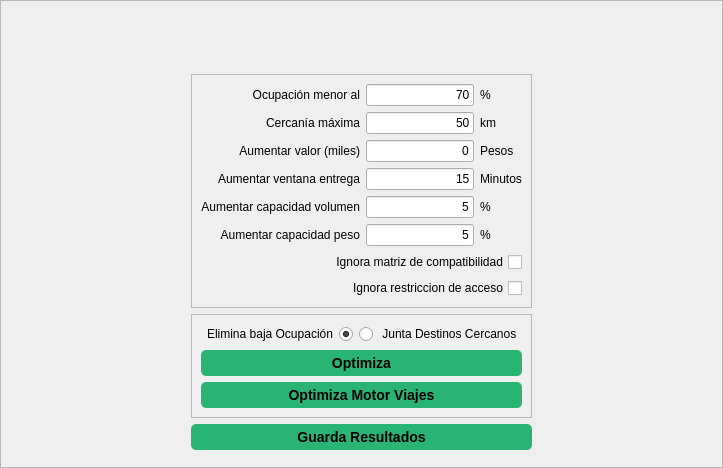
                 <widget class="QFrame" name="frame_13">
                  <property name="frameShape">
                   <enum>QFrame::StyledPanel</enum>
                  </property>
                  <property name="frameShadow">
                   <enum>QFrame::Raised</enum>
                  </property>
                  <layout class="QGridLayout" name="gridLayout_21">
                   <item row="0" column="0" rowspan="4">
                    <spacer name="horizontalSpacer_23">
                     <property name="orientation">
                      <enum>Qt::Horizontal</enum>
                     </property>
                     <property name="sizeHint" stdset="0">
                      <size>
                       <width>179</width>
                       <height>438</height>
                      </size>
                     </property>
                    </spacer>
                   </item>
                   <item row="0" column="1">
                    <spacer name="verticalSpacer_14">
                     <property name="orientation">
                      <enum>Qt::Vertical</enum>
                     </property>
                     <property name="sizeHint" stdset="0">
                      <size>
                       <width>20</width>
                       <height>38</height>
                      </size>
                     </property>
                    </spacer>
                   </item>
                   <item row="1" column="1">
                    <widget class="QFrame" name="frame_12">
                     <property name="frameShape">
                      <enum>QFrame::StyledPanel</enum>
                     </property>
                     <property name="frameShadow">
                      <enum>QFrame::Raised</enum>
                     </property>
                     <layout class="QGridLayout" name="gridLayout_12">
                      <item row="1" column="0" colspan="2">
                       <widget class="QLabel" name="label_9">
                        <property name="text">
                         <string>Cercanía máxima</string>
                        </property>
                        <property name="alignment">
                         <set>Qt::AlignRight|Qt::AlignTrailing|Qt::AlignVCenter</set>
                        </property>
                       </widget>
                      </item>
                      <item row="7" column="0" colspan="4">
                       <widget class="QCheckBox" name="checkBoxOptimizaIgnoraAcceso">
                        <property name="layoutDirection">
                         <enum>Qt::RightToLeft</enum>
                        </property>
                        <property name="text">
                         <string>Ignora restriccion de acceso</string>
                        </property>
                       </widget>
                      </item>
                      <item row="1" column="2">
                       <widget class="QLineEdit" name="lineEditOptimizaCercaniaMaxima">
                        <property name="text">
                         <string>50</string>
                        </property>
                        <property name="alignment">
                         <set>Qt::AlignRight|Qt::AlignTrailing|Qt::AlignVCenter</set>
                        </property>
                       </widget>
                      </item>
                      <item row="5" column="0" colspan="2">
                       <widget class="QLabel" name="label_16">
                        <property name="text">
                         <string>Aumentar capacidad peso</string>
                        </property>
                        <property name="alignment">
                         <set>Qt::AlignRight|Qt::AlignTrailing|Qt::AlignVCenter</set>
                        </property>
                       </widget>
                      </item>
                      <item row="0" column="0" colspan="2">
                       <widget class="QLabel" name="label_7">
                        <property name="text">
                         <string>Ocupación menor al</string>
                        </property>
                        <property name="alignment">
                         <set>Qt::AlignRight|Qt::AlignTrailing|Qt::AlignVCenter</set>
                        </property>
                       </widget>
                      </item>
                      <item row="2" column="0" colspan="2">
                       <widget class="QLabel" name="label_11">
                        <property name="text">
                         <string>Aumentar valor (miles)</string>
                        </property>
                        <property name="alignment">
                         <set>Qt::AlignRight|Qt::AlignTrailing|Qt::AlignVCenter</set>
                        </property>
                       </widget>
                      </item>
                      <item row="6" column="0" colspan="4">
                       <widget class="QCheckBox" name="checkBoxOptimizaIgnoraCompatibilidad">
                        <property name="layoutDirection">
                         <enum>Qt::RightToLeft</enum>
                        </property>
                        <property name="text">
                         <string>Ignora matriz de compatibilidad</string>
                        </property>
                       </widget>
                      </item>
                      <item row="0" column="2">
                       <widget class="QLineEdit" name="lineEditGeneradorOptimizaViajesVacios">
                        <property name="text">
                         <string>70</string>
                        </property>
                        <property name="alignment">
                         <set>Qt::AlignRight|Qt::AlignTrailing|Qt::AlignVCenter</set>
                        </property>
                       </widget>
                      </item>
                      <item row="5" column="2">
                       <widget class="QLineEdit" name="lineEditOptimizaAumentarPeso">
                        <property name="text">
                         <string>5</string>
                        </property>
                        <property name="alignment">
                         <set>Qt::AlignRight|Qt::AlignTrailing|Qt::AlignVCenter</set>
                        </property>
                       </widget>
                      </item>
                      <item row="1" column="3">
                       <widget class="QLabel" name="label_10">
                        <property name="text">
                         <string>km</string>
                        </property>
                        <property name="alignment">
                         <set>Qt::AlignLeading|Qt::AlignLeft|Qt::AlignVCenter</set>
                        </property>
                       </widget>
                      </item>
                      <item row="2" column="3">
                       <widget class="QLabel" name="label_12">
                        <property name="text">
                         <string>Pesos</string>
                        </property>
                        <property name="alignment">
                         <set>Qt::AlignLeading|Qt::AlignLeft|Qt::AlignVCenter</set>
                        </property>
                       </widget>
                      </item>
                      <item row="4" column="3">
                       <widget class="QLabel" name="label_18">
                        <property name="text">
                         <string>%</string>
                        </property>
                        <property name="alignment">
                         <set>Qt::AlignLeading|Qt::AlignLeft|Qt::AlignVCenter</set>
                        </property>
                       </widget>
                      </item>
                      <item row="3" column="3">
                       <widget class="QLabel" name="label_14">
                        <property name="text">
                         <string>Minutos</string>
                        </property>
                        <property name="alignment">
                         <set>Qt::AlignLeading|Qt::AlignLeft|Qt::AlignVCenter</set>
                        </property>
                       </widget>
                      </item>
                      <item row="3" column="0" colspan="2">
                       <widget class="QLabel" name="label_13">
                        <property name="text">
                         <string>Aumentar ventana entrega</string>
                        </property>
                        <property name="alignment">
                         <set>Qt::AlignRight|Qt::AlignTrailing|Qt::AlignVCenter</set>
                        </property>
                       </widget>
                      </item>
                      <item row="3" column="2">
                       <widget class="QLineEdit" name="lineEditOptimizaAumentarVentanaMinutos">
                        <property name="text">
                         <string>15</string>
                        </property>
                        <property name="alignment">
                         <set>Qt::AlignRight|Qt::AlignTrailing|Qt::AlignVCenter</set>
                        </property>
                       </widget>
                      </item>
                      <item row="4" column="0" colspan="2">
                       <widget class="QLabel" name="label_15">
                        <property name="text">
                         <string>Aumentar capacidad volumen</string>
                        </property>
                        <property name="alignment">
                         <set>Qt::AlignRight|Qt::AlignTrailing|Qt::AlignVCenter</set>
                        </property>
                       </widget>
                      </item>
                      <item row="4" column="2">
                       <widget class="QLineEdit" name="lineEditOptimizaAumentarCapacidad">
                        <property name="text">
                         <string>5</string>
                        </property>
                        <property name="alignment">
                         <set>Qt::AlignRight|Qt::AlignTrailing|Qt::AlignVCenter</set>
                        </property>
                       </widget>
                      </item>
                      <item row="2" column="2">
                       <widget class="QLineEdit" name="lineEditOptimizaAumentarValorMiles">
                        <property name="text">
                         <string>0</string>
                        </property>
                        <property name="alignment">
                         <set>Qt::AlignRight|Qt::AlignTrailing|Qt::AlignVCenter</set>
                        </property>
                       </widget>
                      </item>
                      <item row="5" column="3">
                       <widget class="QLabel" name="label_17">
                        <property name="text">
                         <string>%</string>
                        </property>
                        <property name="alignment">
                         <set>Qt::AlignLeading|Qt::AlignLeft|Qt::AlignVCenter</set>
                        </property>
                       </widget>
                      </item>
                      <item row="0" column="3">
                       <widget class="QLabel" name="label_8">
                        <property name="text">
                         <string>%</string>
                        </property>
                        <property name="alignment">
                         <set>Qt::AlignLeading|Qt::AlignLeft|Qt::AlignVCenter</set>
                        </property>
                       </widget>
                      </item>
                     </layout>
                    </widget>
                   </item>
                   <item row="1" column="2" rowspan="4">
                    <spacer name="horizontalSpacer_22">
                     <property name="orientation">
                      <enum>Qt::Horizontal</enum>
                     </property>
                     <property name="sizeHint" stdset="0">
                      <size>
                       <width>179</width>
                       <height>371</height>
                      </size>
                     </property>
                    </spacer>
                   </item>
                   <item row="2" column="1">
                    <widget class="QFrame" name="frame">
                     <property name="frameShape">
                      <enum>QFrame::StyledPanel</enum>
                     </property>
                     <property name="frameShadow">
                      <enum>QFrame::Raised</enum>
                     </property>
                     <layout class="QGridLayout" name="gridLayout_19">
                      <item row="0" column="1">
                       <widget class="QRadioButton" name="radioButtonOptimizaCercanos">
                        <property name="text">
                         <string> Junta Destinos Cercanos</string>
                        </property>
                       </widget>
                      </item>
                      <item row="3" column="0" colspan="2">
                       <widget class="QPushButton" name="pushButtonOptimiza">
                        <property name="styleSheet">
                         <string notr="true">QPushButton#pushButtonOptimiza {
background-color: rgb(41, 180, 115);
border-radius: 5px;
font: bold 14px;
padding: 5px;
} </string>
                        </property>
                        <property name="text">
                         <string>Optimiza</string>
                        </property>
                       </widget>
                      </item>
                      <item row="0" column="0">
                       <widget class="QRadioButton" name="radioButtonOptimizaVacios">
                        <property name="layoutDirection">
                         <enum>Qt::RightToLeft</enum>
                        </property>
                        <property name="text">
                         <string>Elimina baja Ocupación</string>
                        </property>
                        <property name="checked">
                         <bool>true</bool>
                        </property>
                       </widget>
                      </item>
                      <item row="4" column="0" colspan="2">
                       <widget class="QPushButton" name="pushButtonOptimizaAutoViajesMotor">
                        <property name="styleSheet">
                         <string notr="true">QPushButton#pushButtonOptimizaAutoViajesMotor {
background-color: rgb(41, 180, 115);
border-radius: 5px;
font: bold 14px;
padding: 5px;
} </string>
                        </property>
                        <property name="text">
                         <string>Optimiza Motor Viajes</string>
                        </property>
                        <property name="icon">
                         <iconset>
                          <normaloff>:/7.png</normaloff>:/7.png</iconset>
                        </property>
                       </widget>
                      </item>
                     </layout>
                    </widget>
                   </item>
                   <item row="3" column="1">
                    <widget class="QPushButton" name="pushButtonOptimizaAutoGuarda">
                     <property name="styleSheet">
                      <string notr="true">QPushButton#pushButtonOptimizaAutoGuarda {
background-color: rgb(41, 180, 115);
border-radius: 5px;
font: bold 14px;
padding: 5px;
} </string>
                     </property>
                     <property name="text">
                      <string>Guarda Resultados</string>
                     </property>
                    </widget>
                   </item>
                  </layout>
                 </widget>
